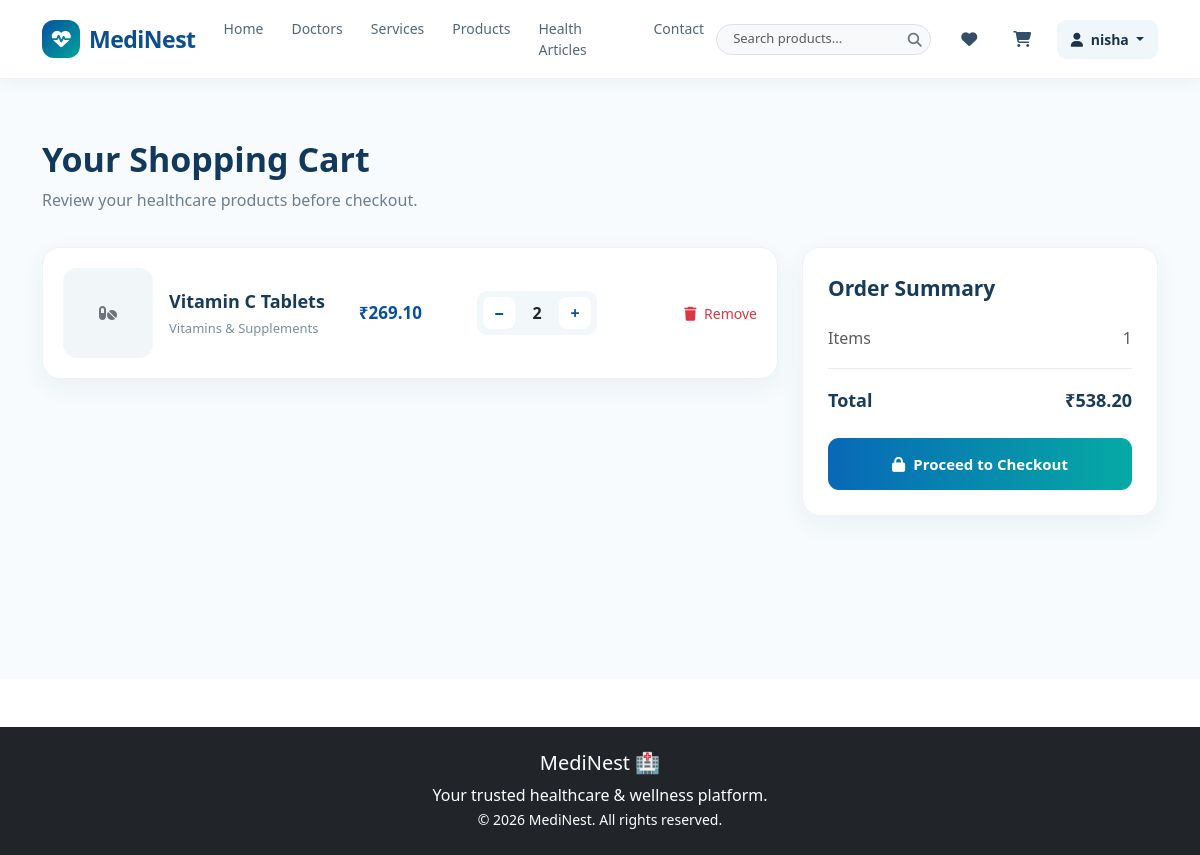
The app's page /cart/ (signed in), older data.
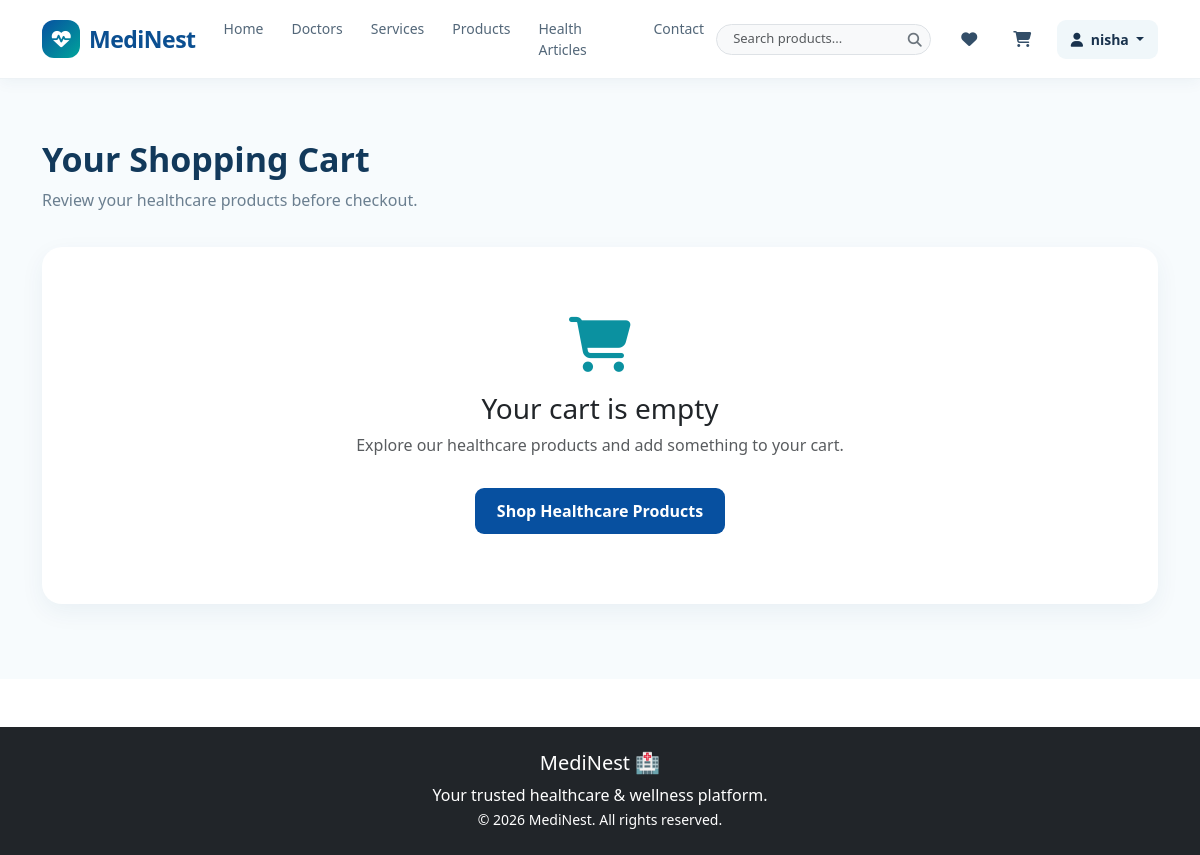
The same page, newer data.
### cart/models.py (models this page shows, shortened)
class CartItem(models.Model):
    user = models.ForeignKey(
        settings.AUTH_USER_MODEL,
        on_delete=models.CASCADE
    )
    product = models.ForeignKey(
        Product,
        on_delete=models.CASCADE
    )
    quantity = models.PositiveIntegerField(default=1)
    added_at = models.DateTimeField(auto_now_add=True)
    class Meta:
        unique_together = ("user", "product")
    @property
    def subtotal(self):
        return self.product.discounted_price * self.quantity

### products/models.py (models this page shows, shortened)
class Product(models.Model):
    category = models.ForeignKey(
        Category,
        on_delete=models.CASCADE,
        related_name="products"
    )
    name = models.CharField(max_length=200)
    slug = models.SlugField(max_length=220, unique=True, blank=True)
    description = models.TextField()
    price = models.DecimalField(max_digits=10, decimal_places=2)
    discount_percentage = models.DecimalField(
        max_digits=5,
        decimal_places=2,
        default=0
    )
    stock = models.PositiveIntegerField(default=0)
    image = models.ImageField(upload_to="products/", blank=True, null=True)
    is_active = models.BooleanField(default=True)
    created_at = models.DateTimeField(auto_now_add=True)
    updated_at = models.DateTimeField(auto_now=True)
    @property
    def discounted_price(self):
        discount = self.price * self.discount_percentage / 100
        return self.price - discount

class Category(models.Model):
    name = models.CharField(max_length=100, unique=True)
    slug = models.SlugField(max_length=120, unique=True, blank=True)
    description = models.TextField(blank=True)
    image = models.ImageField(upload_to="categories/", blank=True, null=True)
    is_active = models.BooleanField(default=True)

### cart/views.py (the view)
# urls.py: path("", cart_detail, name="cart_detail"),
@login_required
def cart_detail(request):
    cart_items = CartItem.objects.filter(
        user=request.user
    ).select_related("product", "product__category")
    total = sum(
        item.subtotal for item in cart_items
    )
    return render(
        request,
        "cart/cart_detail.html",
        {
            "cart_items": cart_items,
            "total": total,
        }
    )

### cart/templates/cart/cart_detail.html (shortened to what the changed rows need)
{% extends "base.html" %}
{% block content %}
<section class="cart-page">
    <div class="container">
        <h1 class="cart-title">Your Shopping Cart</h1>
        {% if cart_items %}
        <div class="row g-4">
            <div class="col-lg-8">
                {% for item in cart_items %}
                <div class="cart-card">
                    <div class="row align-items-center g-3">
                        <div class="col-md-5">
                            <div class="d-flex align-items-center gap-3">
                                {% if item.product.image %}
                                <img src="{{ item.product.image.url }}" alt="{{ item.product.name }}"
                                    class="product-image">
                                {% else %}
                                <div class="product-image d-flex align-items-center justify-content-center">
                                    <i class="fa-solid fa-pills text-secondary"></i>
                                </div>
                                {% endif %}
                                <div>
                                    <div class="product-name">
                                        {{ item.product.name }}
                                    </div>
                                    <div class="product-category">
                                        {{ item.product.category.name }}
                                    </div>
                                </div>
                            </div>
                        </div>
                        <div class="col-md-2">
                            <div class="price">
                                ₹{{ item.product.discounted_price|floatformat:2 }}
                            </div>
                        </div>
                        <div class="col-md-3">
                            <div class="quantity-box">
                                <a href="{% url 'cart:decrease_quantity' item.id %}" class="quantity-btn">
                                    −
                                </a>
                                <span class="quantity-number">
                                    {{ item.quantity }}
                                </span>
                                <a href="{% url 'cart:increase_quantity' item.id %}" class="quantity-btn">
                                    +
                                </a>
                            </div>
                        </div>
                        <div class="col-md-2 text-md-end">
                            <a href="{% url 'cart:remove_from_cart' item.id %}" class="remove-btn">
                                <i class="fa-solid fa-trash me-1"></i>
                                Remove
                            </a>
                        </div>
                    </div>
                </div>
                {% endfor %}
            </div>
            <div class="col-lg-4">
                <div class="summary-card">
                    <div class="summary-title">
                        Order Summary
                    </div>
                    <div class="d-flex justify-content-between text-muted">
                        <span>Items</span>
                        <span>{{ cart_items|length }}</span>
                    </div>
                    <div class="total-row">
                        <span>Total</span>
                        <span>
                            ₹{{ total|floatformat:2 }}
                        </span>
                    </div>
                    <div class="checkout-action">
                        <a href="{% url 'orders:checkout' %}" class="checkout-btn">
                            <i class="fa-solid fa-lock me-2"></i>
                            Proceed to Checkout
                        </a>
                    </div>
                </div>
            </div>
        </div>
        {% else %}
        <div class="empty-cart">
            <i class="fa-solid fa-cart-shopping"></i>
            <h3>Your cart is empty</h3>
            <p class="text-muted">
                Explore our healthcare products and add something to your cart.
            </p>
            <a href="{% url 'products:product_list' %}" class="shop-btn">
                Shop Healthcare Products
            </a>
        </div>
        {% endif %}
    </div>
</section>
{% endblock %}

Row changes from the older to the newer data that the page shows:
removed CartItem: product.name "Vitamin C Tablets", product.category.name "Vitamins & Supplements", product.discounted_price "269.10", quantity "2"
Text that changed along with them:
{{ cart_items|length }}: "1" → (not shown)
{{ total|floatformat:2 }}: "538.20" → (not shown)
text no longer shown: "Order Summary Items Total ₹ Proceed to Checkout"
text now shown: "Your cart is empty Explore our healthcare products and add something to your cart. Shop Healthcare Products"
